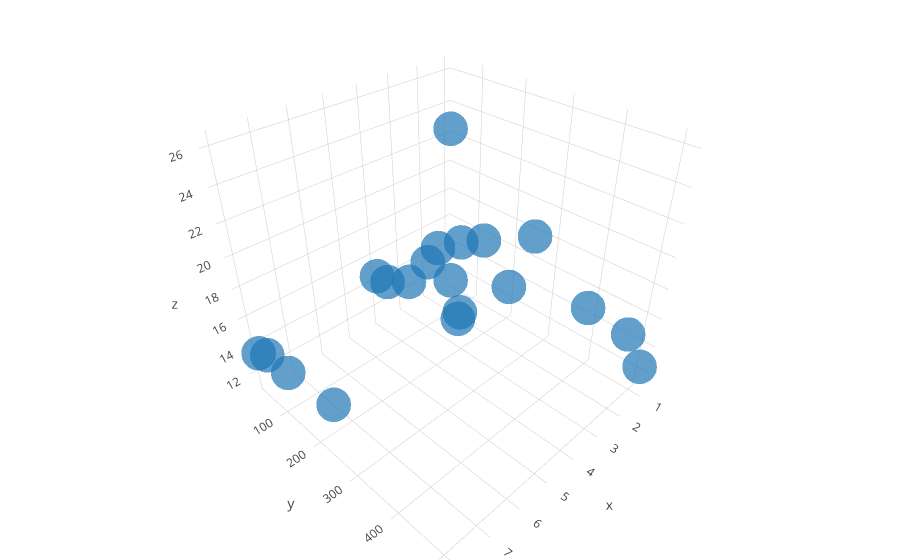

Notebook cell for this chart:
### Code cell
trace = go.Scatter3d(
    x = [elem[0] for elem in timeList],
    y = [elem[1] for elem in timeList],
    z = [elem[2] for elem in timeList],
    mode='markers',
    marker = dict(
        size=12,
        color=100,
        opacity=.7
    )
)

data = [trace]
layout = go.Layout(margin=dict(l=0, r=0, t=0, b=0))
fig = go.Figure(data=data, layout=layout)
iplot(fig)

### Figure 1 — Plotly figure (JSON) as saved in the notebook; plotly's stock layout.template omitted (floating-point values rounded to 4 significant figures)
{"data": [{"marker": {"color": 100, "opacity": 0.7, "size": 12}, "mode": "markers", "type": "scatter3d", "x": [1, 1, 1, 1, 1, 2, 2, 2, 2, 2, 4, 4, 4, 4, 4, 8, 8, 8, 8, 8], "y": [32, 64, 128, 256, 512, 32, 64, 128, 256, 512, 32, 64, 128, 256, 512, 32, 64, 128, 256, 512], "z": [22.46, 14.62, 15.67, 17.76, 12.55, 13.56, 15.15, 10.96, 15.15, 16.25, 14.56, 14.62, 15.67, 15.16, 20.38, 13.58, 14.07, 14.1, 14.67, 26.28]}], "layout": {"margin": {"b": 0, "l": 0, "r": 0, "t": 0}}}
